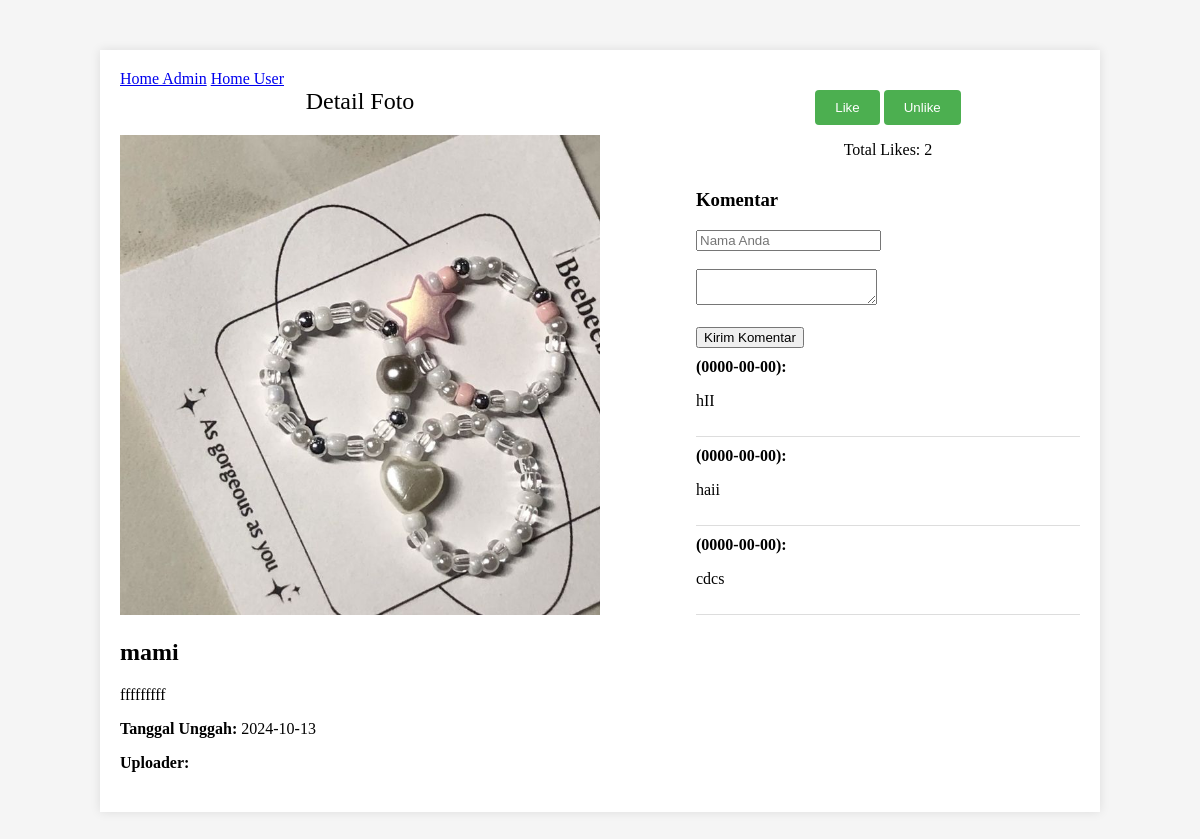
Screenshot of /gallery/view_foto.php?id=1 with the database file from the repository.
### tables this page shows
CREATE TABLE `foto` (
  `FotoID` int(11) NOT NULL,
  `JudulFoto` varchar(255) NOT NULL,
  `DeskripsiFoto` text NOT NULL,
  `TanggalUnggah` date NOT NULL,
  `LokasiFile` varchar(255) NOT NULL,
  `AlbumID` int(11) NOT NULL,
  `UserID` int(11) NOT NULL
);

CREATE TABLE `komentarfoto` (
  `KomentarID` int(11) NOT NULL,
  `FotoID` int(11) NOT NULL,
  `UserID` int(11) NOT NULL,
  `IsiKomentar` text NOT NULL,
  `TanggalKomentar` date NOT NULL
);

### gallery/view_foto.php (the view, shortened to what this page needs)
<?php
include 'koneksi.php';
if (isset($_GET['id'])) {
    $fotoID = $_GET['id'];
    $query = "SELECT * FROM foto WHERE FotoID = '$fotoID'";
    $result = mysqli_query($conn, $query);
    $foto = mysqli_fetch_assoc($result);
    $likeQuery = "SELECT COUNT(*) as totalLikes FROM likefoto WHERE FotoID = '$fotoID'";
    $likeResult = mysqli_query($conn, $likeQuery);
    $likeData = mysqli_fetch_assoc($likeResult);
    $totalLikes = $likeData['totalLikes'];
    $commentsQuery = "SELECT * FROM komentarfoto WHERE FotoID = '$fotoID' ORDER BY TanggalKomentar DESC";
    $commentsResult = mysqli_query($conn, $commentsQuery);
} else {
    die("ID foto tidak ditentukan.");
}
?>
<!DOCTYPE html>
<html lang="en">
<head>
</head>
<body>
    <div class="container">
        <div class="left-section">
            <a href="home_admin.php">Home Admin</a>
            <a href="home_user.php">Home User</a>
            <div class="title">Detail Foto</div>
            <img src="<?php echo $foto['LokasiFile']; ?>" alt="<?php echo $foto['JudulFoto']; ?>">
            <div class="info">
                <h2><?php echo $foto['JudulFoto']; ?></h2>
                <p><?php echo $foto['DeskripsiFoto']; ?></p>
                <p><strong>Tanggal Unggah:</strong> <?php echo $foto['TanggalUnggah']; ?></p>
                <p><strong>Uploader:</strong> <?php echo $foto['Uploader']; ?></p>
            </div>
        </div>
        <div class="right-section">
            <div class="like-unlike">
                <form action="" method="post">
                    <input type="submit" name="like" value="Like">
                    <input type="submit" name="unlike" value="Unlike">
                </form>
                <p>Total Likes: <?php echo $totalLikes; ?></p>
            </div>
            <div class="comments-section">
                <h3>Komentar</h3>
                <form action="" method="post">
                    <input type="text" name="nama_pengomentar" placeholder="Nama Anda" required><br><br>
                    <textarea name="isi_komentar" required></textarea><br><br>
                    <input type="submit" name="submit_comment" value="Kirim Komentar">
                </form>
                <?php while ($comment = mysqli_fetch_assoc($commentsResult)): ?>
                    <div class="comment">
                        <strong><?php echo $comment['NamaPengomentar']; ?> (<?php echo $comment['TanggalKomentar']; ?>):</strong>
                        <p><?php echo $comment['IsiKomentar']; ?></p>
                    </div>
                <?php endwhile; ?>
            </div>
        </div>
    </div>
</body>
</html>

### gallery/view_foto.php (style rules this page uses)
body { font-family: Times New Roman, serif; background-color: #f5f5f5; margin: 0; padding: 0; }
.container { width: 80%; margin: 50px auto; background-color: white; padding: 20px; box-shadow: 0 0 10px rgba(0, 0, 0, 0.1); display: flex; justify-content: space-between; }
.left-section { width: 50%; }
.right-section { width: 40%; }
.title { text-align: center; font-size: 24px; margin-bottom: 20px; }
img { width: 100%; height: auto; object-fit: cover; }
.like-unlike { text-align: center; margin: 20px 0; }
.like-unlike input { background-color: #4CAF50; color: white; padding: 10px 20px; border: none; border-radius: 4px; cursor: pointer; }
.info { margin: 20px 0; }
.comments-section { margin-top: 30px; }
.comment { border-bottom: 1px solid #ddd; padding: 10px 0; }
.comment strong { display: block; }

### rows the page displays
foto: LokasiFile (picture), JudulFoto "mami", DeskripsiFoto "fffffffff", TanggalUnggah "2024-10-13"
komentarfoto: TanggalKomentar "0000-00-00", IsiKomentar "hII"
komentarfoto: TanggalKomentar "0000-00-00", IsiKomentar "haii"
komentarfoto: TanggalKomentar "0000-00-00", IsiKomentar "cdcs"

### other values shown
$totalLikes "2"
